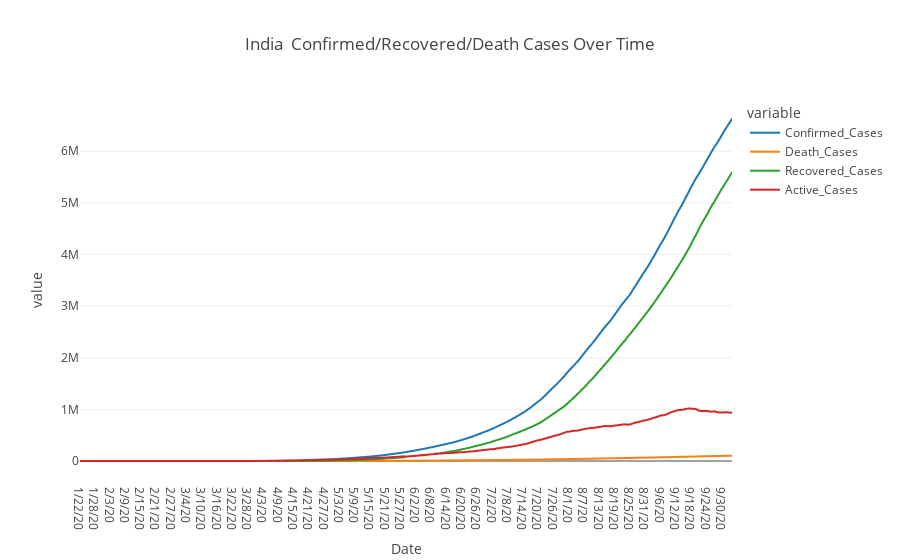

Here is the notebook cell this chart was saved with:
### Code cell
pio.templates.default = "xgridoff"
fig = px.line(final_india_df, x="Date", y=["Confirmed_Cases","Death_Cases","Recovered_Cases","Active_Cases"], 
               title="India  Confirmed/Recovered/Death Cases Over Time")
fig.show()

### Figure 1 — Plotly figure (JSON) as saved in the notebook; plotly's stock layout.template omitted (floating-point values rounded to 4 significant figures; data arrays with more than 128 entries replaced by an {"elided": "..."} marker saying what was removed)
{"data": [{"hovertemplate": "variable=Confirmed_Cases<br>Date=%{x}<br>value=%{y}<extra></extra>", "legendgroup": "Confirmed_Cases", "line": {"color": "#1F77B4", "dash": "solid"}, "mode": "lines", "name": "Confirmed_Cases", "showlegend": true, "type": "scattergl", "x": {"elided": "257 str values"}, "xaxis": "x", "y": {"elided": "257 int values"}, "yaxis": "y"}, {"hovertemplate": "variable=Death_Cases<br>Date=%{x}<br>value=%{y}<extra></extra>", "legendgroup": "Death_Cases", "line": {"color": "#FF7F0E", "dash": "solid"}, "mode": "lines", "name": "Death_Cases", "showlegend": true, "type": "scattergl", "x": {"elided": "257 str values"}, "xaxis": "x", "y": {"elided": "257 int values"}, "yaxis": "y"}, {"hovertemplate": "variable=Recovered_Cases<br>Date=%{x}<br>value=%{y}<extra></extra>", "legendgroup": "Recovered_Cases", "line": {"color": "#2CA02C", "dash": "solid"}, "mode": "lines", "name": "Recovered_Cases", "showlegend": true, "type": "scattergl", "x": {"elided": "257 str values"}, "xaxis": "x", "y": {"elided": "257 int values"}, "yaxis": "y"}, {"hovertemplate": "variable=Active_Cases<br>Date=%{x}<br>value=%{y}<extra></extra>", "legendgroup": "Active_Cases", "line": {"color": "#D62728", "dash": "solid"}, "mode": "lines", "name": "Active_Cases", "showlegend": true, "type": "scattergl", "x": {"elided": "257 str values"}, "xaxis": "x", "y": {"elided": "257 int values"}, "yaxis": "y"}], "layout": {"legend": {"title": {"text": "variable"}, "tracegroupgap": 0}, "title": {"text": "India  Confirmed/Recovered/Death Cases Over Time"}, "xaxis": {"anchor": "y", "domain": [0, 1], "title": {"text": "Date"}}, "yaxis": {"anchor": "x", "domain": [0, 1], "title": {"text": "value"}}}}
